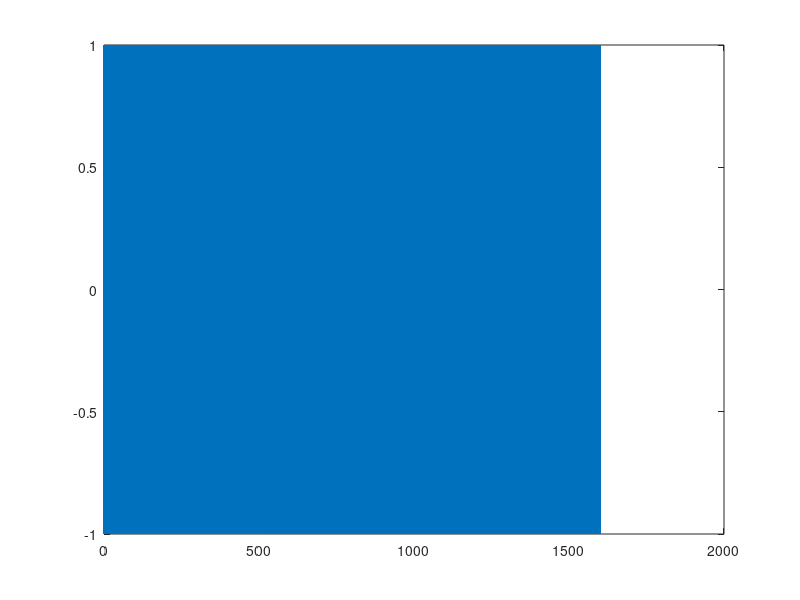

Here is the MATLAB script that generated this plot:
%% Code to generate a csv file that contains a signal created by this script for use in APDL input excitation force
clear all

% input parameters
% lt=300; %length of time
Fsteps=0.25; %Hz 0.25 Hz each up step
il=20; %interval length
A=1; %amplitude 
low=5; %low interval
high=25; %high interval
%
hf=high; %highest frequency
dt=1/(100*hf); %time step size
lt=((high-low)/Fsteps)*il;
% Fsteps=(high-low)/(lt/il); %freq step size
Tsteps=dt;
time=dt:Tsteps:il;
excel=[];
% create vector, then write to csv file.
for i=1:(lt/il) %how many intervals
        freq=low+Fsteps*(i-1);
        data=A*sin(time.*freq*2*pi);
        
        excel=[excel data];
end
timeTotal=dt:Tsteps:lt;
% excel=fliplr(excel);
var=[timeTotal' excel'];

figure
plot(timeTotal,(excel))

file='U:\_PhD\APDL\Validation\DuffingValDec17\TS6_FreqSweepUp_NL.csv';
csvwrite(file,var);
